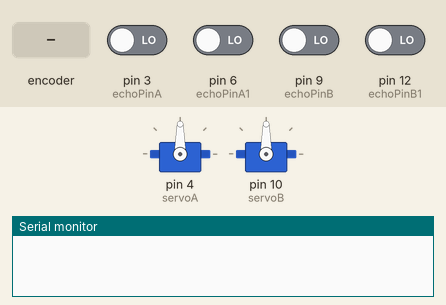
Simulated run of this sketch. Board: Arduino Uno, built with avr-gcc and run on an emulated ATmega328P. On the bench: 2 × servo, the last lines printed to the serial monitor. The inputs (shaded band) are chosen by the test bench; at power-on: pin 3 (echoPinA), pin 6 (echoPinA1), pin 9 (echoPinB), pin 12 (echoPinB1) LOW.

Above: at 1.4 s.
1.5 s: rotary encoder on pin 3 (echoPinA) / pin 9 (echoPinB) turned 3 steps (first pin leading)
At 8.6 s:
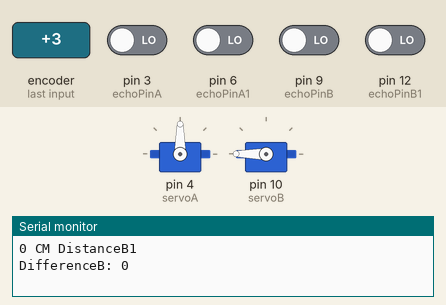
At 14.4 s:
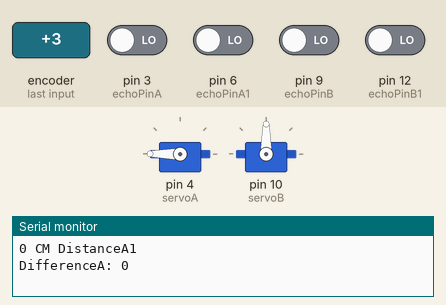
Timing chart, 0 to 19.7 s (numbered marks = the images above; inputs shaded):
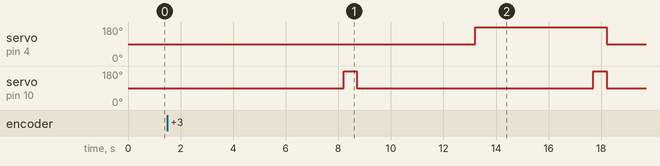

The sketch:

Sensor.ino
```cpp
#include <Servo.h>

// Declaring Pins for UltraSonic Sensors.

int  trigPinA = 2, echoPinA = 3;     // Connect the trigger pin of ultrasonic sensor to pin2 & echo to pin3 of Arduino.
long durationA, distanceA;

int  trigPinA1 = 5, echoPinA1 = 6;
long durationA1, distanceA1;

long  differenceA;                    // Measures the distance of object between two parallel sensors.

int  trigPinB = 8, echoPinB = 9;
long durationB, distanceB;

int  trigPinB1 = 11, echoPinB1 = 12;
long durationB1, distanceB1;

long  differenceB;                    // Measures the distance of object between two parallel sensors.

Servo servoA;                        // Initialize the servo.
Servo servoB;

void setup()                         // Run the code at the begining of the program for one iteration.
{
  Serial.begin(9600);                // To view data in the serial monitor.

  // First set of sensors.

  pinMode(trigPinA,  OUTPUT);        // Makes the corresponding pin to act as an output.
  pinMode(echoPinA,  INPUT);         // Makes the corresponding pin to act as an input.

  pinMode(trigPinA1, OUTPUT);
  pinMode(echoPinA1, INPUT);

  servoA.attach(4);                  // Connect the signal pin of servo to pin4 of Arduino.
  servoA.write(90);                  // The position at 90 degrees is the base.
  delay(100);

  //Second set of sensors.

  pinMode(trigPinB,  OUTPUT);
  pinMode(echoPinB,  INPUT);

  pinMode(trigPinB1, OUTPUT);
  pinMode(echoPinB1, INPUT);

  servoB.attach(10);
  servoB.write(90);
  delay(100);

}


void loop()                              // The code is excuted continuosly.
{

  // First set of parallel ultrasonic sensors.

  digitalWrite(trigPinA,HIGH);           // Sets the trigPinA high (active) i.e send ultrasonic sound wave.
  delay(500);                           // High for 1000 milliseconds i.e. 1 second.
  digitalWrite(trigPinA, LOW);           // Resets trigPinA.

  durationA = pulseIn(echoPinA, HIGH);   // Returns the sound travel time in milliseconds i.e receive ultrasonic sound wave.
  distanceA = durationA *0.034 /2;       // Calulates the distance.

  Serial.print(distanceA);               // Displays distanceA in the serial monitor.
  Serial.println(" CM DistanceA");

  delay(500);


  digitalWrite(trigPinA1,HIGH);          // Same as trigPinA.
  delay(500);
  digitalWrite(trigPinA1, LOW);

  durationA1 = pulseIn(echoPinA1, HIGH);
  distanceA1 = durationA1 *0.034 /2;

  Serial.print(distanceA1);
  Serial.println(" CM DistanceA1");

  delay(500);


  differenceA = distanceA - distanceA1;   // The width of the object between the parallel ultrasonic sensors.
  Serial.print("DifferenceA: ");
  Serial.println(differenceA);
  Serial.println("      ");


  if(differenceA < 20.000)
  {
   servoA.write(180);                   // Moves the servo clockwise i.e towards right side.
   delay(500);
  }


  // Second set of parallel ultrasonic sensors.


  digitalWrite(trigPinB,HIGH);           // Same as trigPinA.
  delay(500);
  digitalWrite(trigPinB, LOW);

  durationB = pulseIn(echoPinB, HIGH);
  distanceB = durationB *0.034 /2;

  Serial.print(distanceB);
  Serial.println(" CM DistanceB");

  delay(500);


  digitalWrite(trigPinB1,HIGH);         // Same as trigPinA.
  delay(500);
  digitalWrite(trigPinB1, LOW);

  durationB1 = pulseIn(echoPinB1, HIGH);
  distanceB1 = durationB1 *0.034 /2;

  Serial.print(distanceB1);
  Serial.println(" CM DistanceB1");

  delay(500);


  differenceB = distanceB - distanceB1;
  Serial.print("DifferenceB: ");
  Serial.println(differenceB);
  Serial.println("      ");

   if(differenceB < 20.00)
  {
   servoB.write(180);
   delay(500);
  }

  servoA.write(90);                      // To reset the base position of the servo motors.
  servoB.write(90);
  delay(500);

}
```

Measured:
- by itself, servo on pin 10 (servoB): alternates 180° for 0.50 s and 90° for 9.0 s
